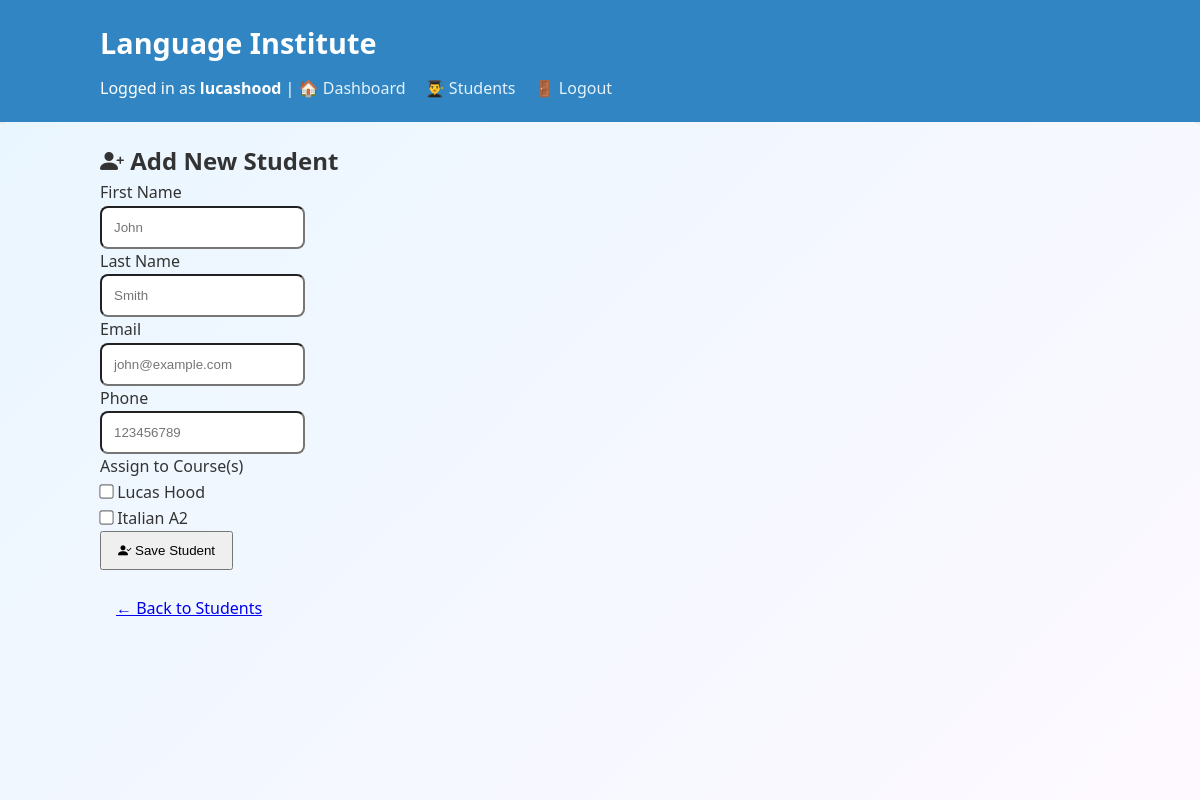
Page /students/add/ (signed in) on the earlier database version.
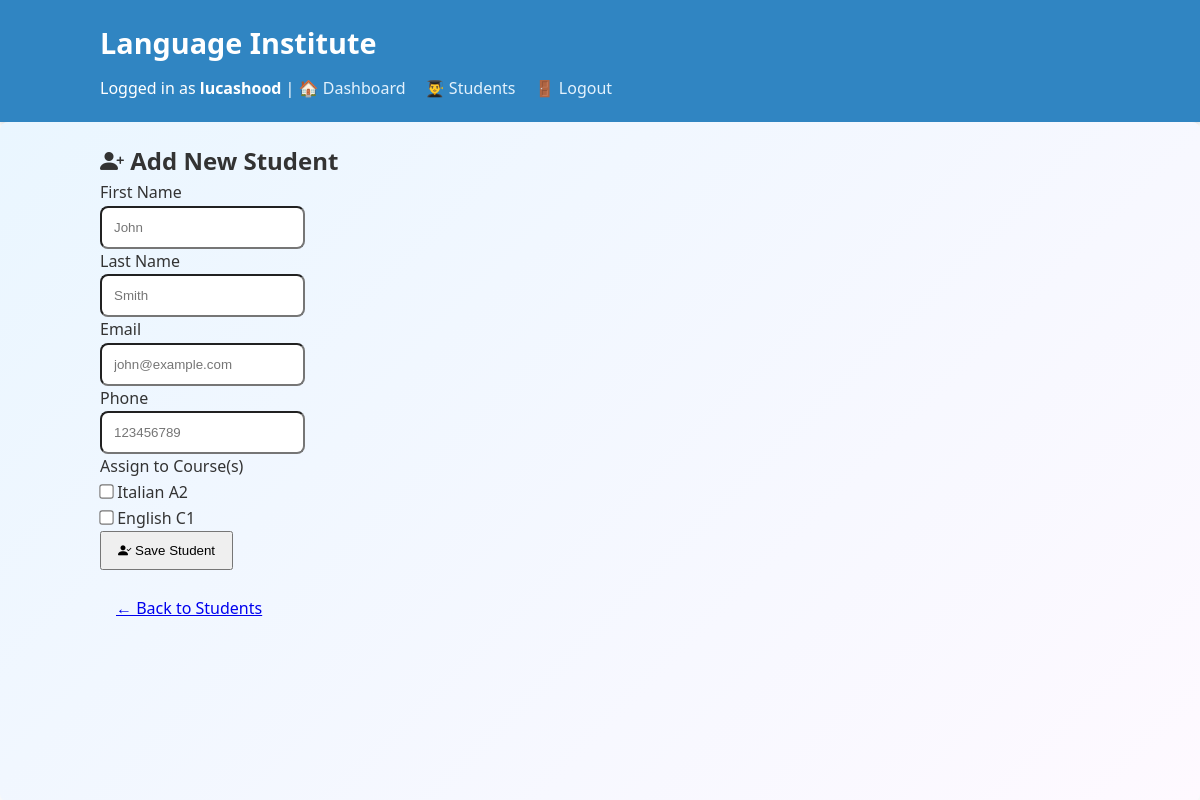
Same page on the later database version.
### dashboard/models.py (models this page shows, shortened)
class Course(models.Model):
    name = models.CharField(max_length=100)
    description = models.TextField(blank=True)
    teacher = models.ForeignKey(Teacher, on_delete=models.CASCADE, related_name="courses")

### dashboard/views.py (the view, shortened to what this page needs)
# urls.py: path("students/add/", views.add_student, name="add_student"),
@login_required
def add_student(request):
    courses = Course.objects.all()
    return render(request, "dashboard/student/add_student.html", {
        "courses": courses
    })

### dashboard/templates/dashboard/student/add_student.html (shortened to what this page needs)
{% extends "dashboard/layout.html" %}
{% block main_class %}dashboard-background{% endblock %}
{% block content %}
<div class="container mt-5 d-flex justify-content-center">
  <div class="col-md-10 col-lg-8">
    <h2 class="text-center text-primary mb-4">
      <i class="bi bi-person-plus-fill me-2"></i> Add New Student
    </h2>
    <form method="post" class="p-4 bg-white border rounded shadow-sm">
  <div class="row mb-3 align-items-center">
      <label for="first_name" class="col-sm-3 col-form-label text-end">First Name</label>
      <div class="col-sm-9">
        <input type="text" name="first_name" id="first_name" class="form-control" required placeholder="John">
      </div>
    </div>
    <div class="row mb-3 align-items-center">
      <label for="last_name" class="col-sm-3 col-form-label text-end">Last Name</label>
      <div class="col-sm-9">
        <input type="text" name="last_name" id="last_name" class="form-control" required placeholder="Smith">
      </div>
    </div>
    <div class="row mb-3 align-items-center">
      <label for="email" class="col-sm-3 col-form-label text-end">Email</label>
      <div class="col-sm-9">
        <input type="email" name="email" id="email" class="form-control" required placeholder="john@example.com">
      </div>
    </div>
    <div class="row mb-4 align-items-center">
      <label for="phone" class="col-sm-3 col-form-label text-end">Phone</label>
      <div class="col-sm-9">
        <input type="text" name="phone" id="phone" class="form-control" placeholder="123456789">
      </div>
    </div>
    <div class="row mb-4">
      <label class="col-sm-3 col-form-label text-end">Assign to Course(s)</label>
      <div class="col-sm-9">
        {% for course in courses %}
          <div class="form-check">
            <input class="form-check-input" type="checkbox" name="courses" value="{{ course.id }}" id="course{{ course.id }}">
            <label class="form-check-label" for="course{{ course.id }}">{{ course.name }}</label>
          </div>
        {% endfor %}
      </div>
    </div>
    <div class="row mt-4">
      <div class="col-sm-12 text-center">
        <button type="submit" class="btn btn-success">
          <i class="bi bi-person-check-fill me-1"></i> Save Student
        </button>
      </div>
    </div>
  </form>
  </div>
                <br>
        <a href="{% url 'students_list' %}" class="btn btn-outline-secondary">← Back to Students
        </a>
</div>
{% endblock %}

Differences in the rows shown:
removed Course: name "Lucas Hood"
added Course: name "English C1"
